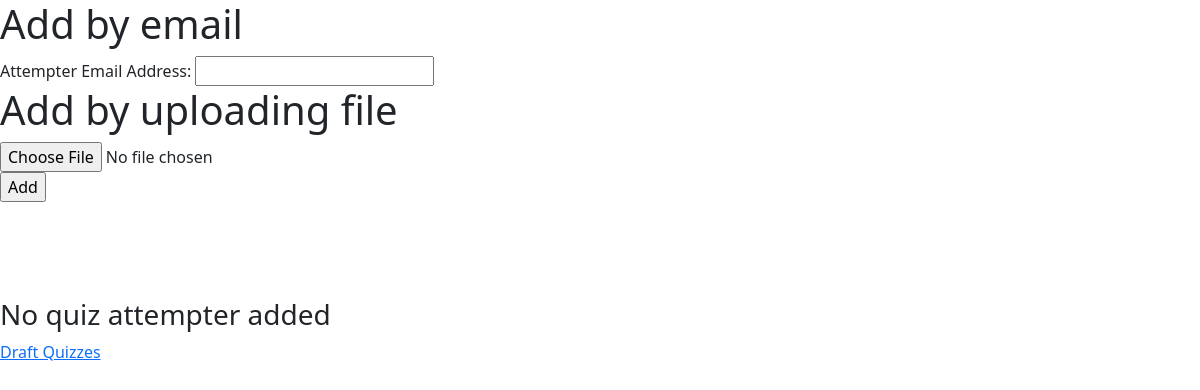
Before: /quiz_management/add_quiz_attempter/8/ (signed in) with the older database file.
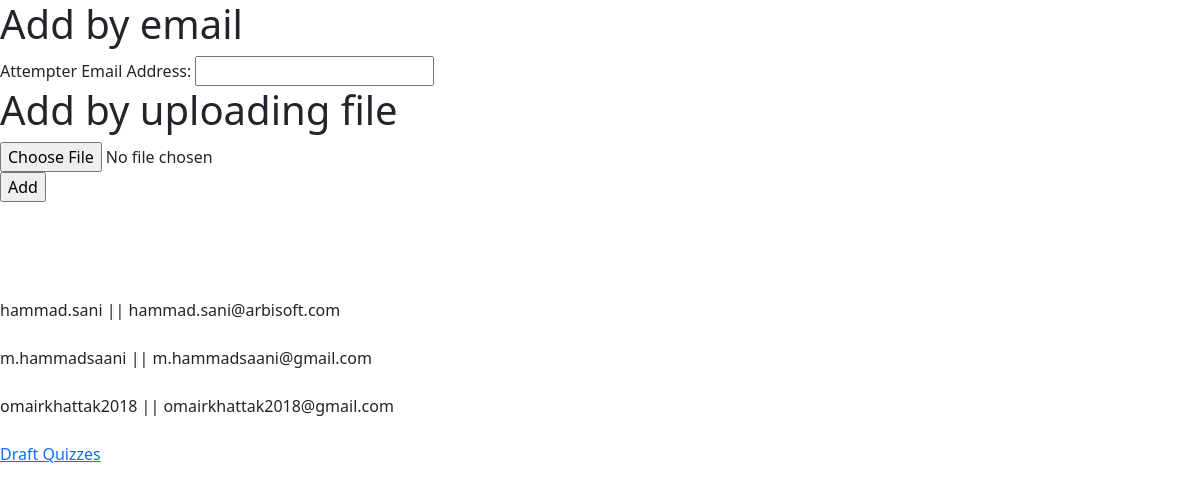
After: the same page with the newer database file.
### quiz_management/models.py (models this page shows)
class QuizAndQuizAttempter(models.Model):
    quiz_attempter = models.ForeignKey(QuizAttempter, on_delete=models.CASCADE)
    quiz = models.ForeignKey(Quiz, on_delete=models.CASCADE)
    is_attempted = models.BooleanField(default=False)

### quiz_management/decorators.py (the view)
    def check_host(request, *args, **kwargs):
        if request.user.is_authenticated and not request.user.is_superuser:
            try:
                is_quiz_attempter = QuizAttempter.objects.get(id=request.user.id).is_quiz_attempter
                if not is_quiz_attempter:
                    return view_function(request, *args, **kwargs)
            except QuizAttempter.DoesNotExist:
                return view_function(request, *args, **kwargs)
        return HttpResponse("You are not Host/")

### quiz_management/forms.py
class QuizAttempterForm(forms.ModelForm):
    class Meta:
        model = QuizAttempter
        fields = ['email']
        labels = {'email': "Attempter Email Address"}

### quiz_management/templates/quiz_management/add_quiz_attempter.html (shortened to what this page needs)
{% extends "base.html" %}
{% block content %}
    <form action="" method='POST' enctype="multipart/form-data" novalidate>
        <h1>Add by email</h1>
        {{ quiz_attempter_form }}
        <h1>Add by uploading file</h1>
        <input type="file" name="students_emails_file">
        <br>
        <input type="submit" value="Add">
    </form>
    <br> <br>
    <br> <br>
    {% if quiz_attempters %}
        {% for quiz_attempter in quiz_attempters %}
            {{ quiz_attempter.quiz_attempter.username }} || {{ quiz_attempter.quiz_attempter.email }} </a> <br> <br>
        {% endfor %}
    {% else %}
    <h3>No quiz attempter added</h3>
    {% endif %}
    <a href="{% url "draftquizzes" %}">Draft Quizzes</a>
{% endblock content %}

Changed rows visible on the page:
added QuizAndQuizAttempter: quiz_attempter.username "hammad.sani", quiz_attempter.email "hammad.sani@arbisoft.com"
added QuizAndQuizAttempter: quiz_attempter.username "m.hammadsaani", quiz_attempter.email "m.hammadsaani@gmail.com"
added QuizAndQuizAttempter: quiz_attempter.username "omairkhattak2018", quiz_attempter.email "omairkhattak2018@gmail.com"
Other visible differences:
text no longer shown: "No quiz attempter added"
